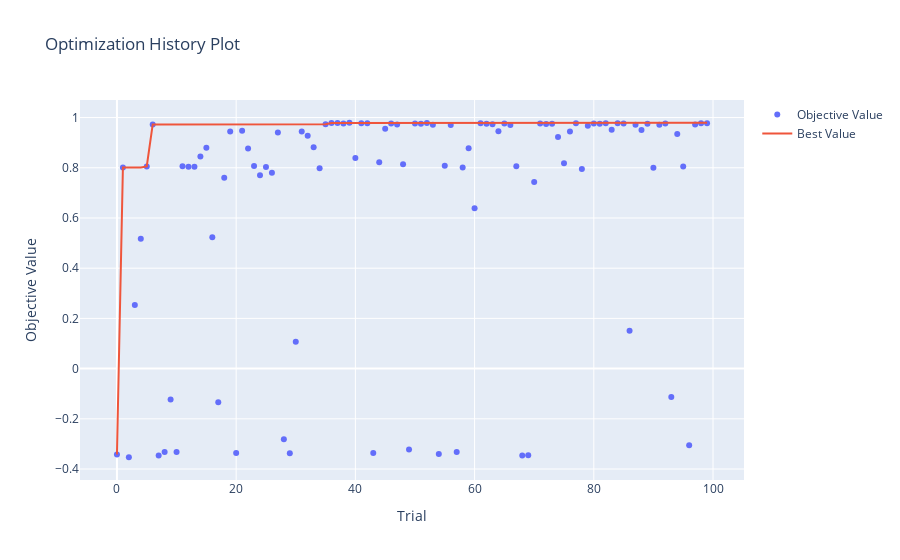

The cell this chart's notebook holds for it:
### Code cell
import optuna.visualization as vis
vis.plot_optimization_history(study)
